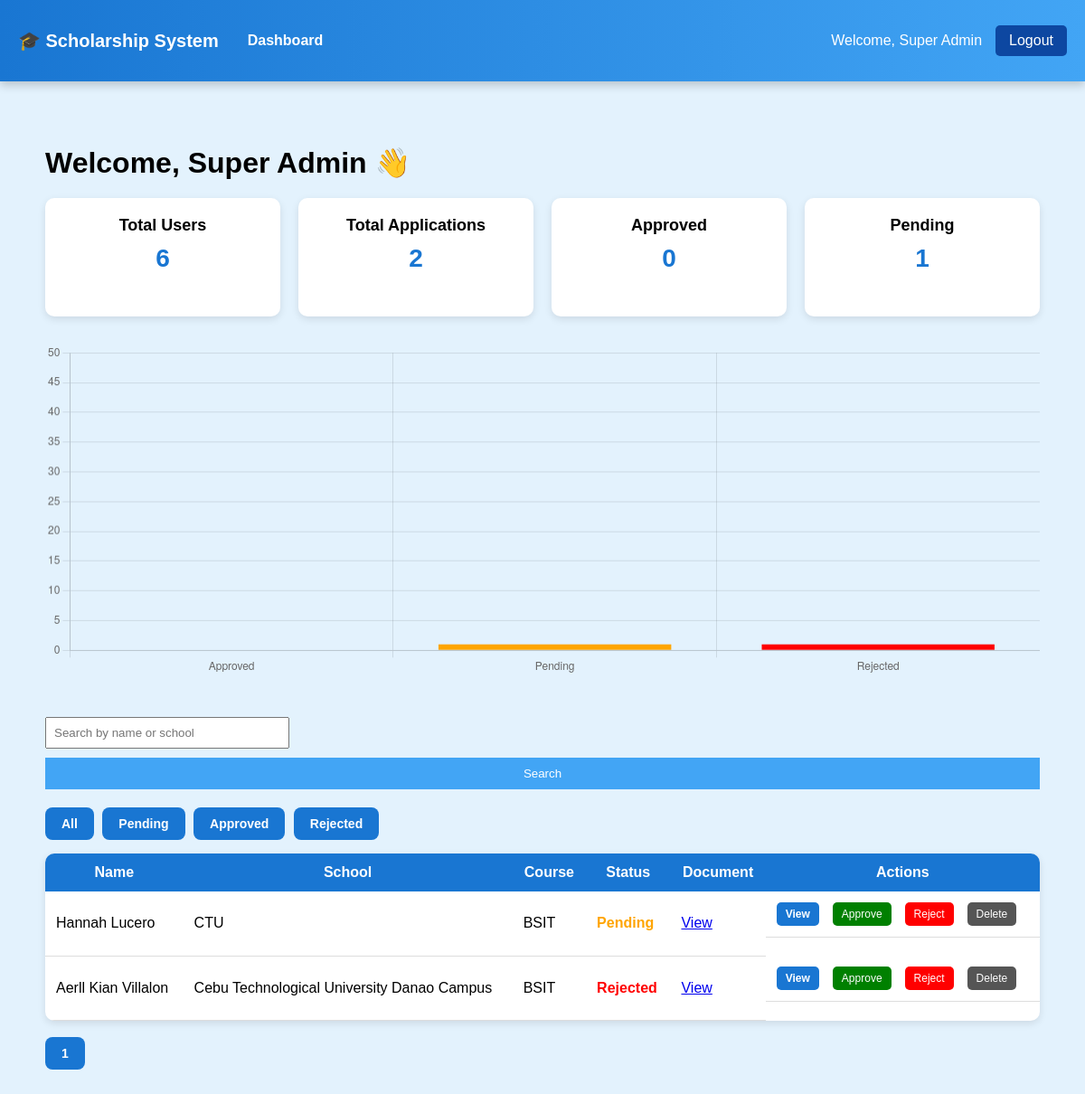
The app's page /admin_dashboard.php (signed in) with its own data.
### tables this page shows
CREATE TABLE `applications` (
  `id` int(11) NOT NULL,
  `user_id` int(11) DEFAULT NULL,
  `fullname` varchar(100) DEFAULT NULL,
  `contact` varchar(50) DEFAULT NULL,
  `email` varchar(100) DEFAULT NULL,
  `address` text DEFAULT NULL,
  `school` varchar(100) DEFAULT NULL,
  `course` varchar(100) DEFAULT NULL,
  `year_level` varchar(20) DEFAULT NULL,
  `gpa` varchar(10) DEFAULT NULL,
  `parent_occupation` varchar(100) DEFAULT NULL,
  `family_income` varchar(50) DEFAULT NULL,
  `essay` text DEFAULT NULL,
  `goals` text DEFAULT NULL,
  `document` varchar(255) DEFAULT NULL,
  `created_at` timestamp NOT NULL DEFAULT current_timestamp(),
  `status` varchar(20) NOT NULL DEFAULT 'Pending'
);

### admin_dashboard.php (the view, shortened to what this page needs)
<?php
$conn = new mysqli("localhost", "root", "", "scholarship_db");
$search = isset($_GET['search']) ? $_GET['search'] : "";
$statusFilter = isset($_GET['status']) ? $_GET['status'] : "";
$whereStatus = "";
$limit = 5;
$page = isset($_GET['page']) ? intval($_GET['page']) : 1;
$start = ($page - 1) * $limit;
$totalQuery = $conn->query("
    SELECT COUNT(*) as count FROM applications
    WHERE (fullname LIKE '%$search%' OR school LIKE '%$search%')
    $whereStatus
");
$totalRows = $totalQuery->fetch_assoc()['count'];
$totalPages = ceil($totalRows / $limit);
$applications = $conn->query("
    SELECT * FROM applications
    WHERE (fullname LIKE '%$search%' OR school LIKE '%$search%')
    $whereStatus
    ORDER BY created_at DESC
    LIMIT $start, $limit
");
$totalUsers = $conn->query("SELECT COUNT(*) as count FROM users")->fetch_assoc()['count'];
$totalApplications = $conn->query("SELECT COUNT(*) as count FROM applications")->fetch_assoc()['count'];
$approvedCount = $conn->query("SELECT COUNT(*) as count FROM applications WHERE status='Approved'")->fetch_assoc()['count'];
$pendingCount = $conn->query("SELECT COUNT(*) as count FROM applications WHERE status='Pending'")->fetch_assoc()['count'];
$rejectedCount = $conn->query("SELECT COUNT(*) as count FROM applications WHERE status='Rejected'")->fetch_assoc()['count'];
?>
<!DOCTYPE html>
<html>
<head>
    <link rel="stylesheet" href="style.css">
</head>
<body>
<div class="topnav">
    <div class="nav-left">
        <h2>🎓 Scholarship System</h2>
        <a href="admin_dashboard.php">Dashboard</a>
    </div>
    <div class="nav-right">
        <span>Welcome, <?php echo $_SESSION['fullname']; ?></span>
        <a href="logout.php" class="logout-btn">Logout</a>
    </div>
</div>
<div class="main">
    <h1>Welcome, <?php echo $_SESSION['fullname']; ?> 👋</h1>
    <div class="cards">
        <div class="card">
            <h3>Total Users</h3>
            <p><?php echo $totalUsers; ?></p>
        </div>
        <div class="card">
            <h3>Total Applications</h3>
            <p><?php echo $totalApplications; ?></p>
        </div>
        <div class="card">
            <h3>Approved</h3>
            <p><?php echo $approvedCount; ?></p>
        </div>
        <div class="card">
            <h3>Pending</h3>
            <p><?php echo $pendingCount; ?></p>
        </div>
    </div>
    <canvas id="appChart" height="100"></canvas>
    <script>
new Chart(document.getElementById("appChart"), {
    type: 'bar',
    data: {
        labels: ["Approved", "Pending", "Rejected"],
        datasets: [{
            label: "Applications",
            data: [
                <?php echo (int)$approvedCount; ?>,
                <?php echo (int)$pendingCount; ?>,
                <?php echo (int)$rejectedCount; ?>
            ],
            backgroundColor: ["green", "orange", "red"]
        }]
    },
    options: {
        animation: {
            duration: 1500,
            easing: 'easeOutBounce'
        },
        scales: {
            y: {
                beginAtZero: true,       // bars start at 0
                suggestedMax: 50,        // ensures y-axis goes at least up to 50
                ticks: {
                    precision: 0
                }
            }
        },
        plugins: {
            legend: {
                display: false
            }
        }
    }
});
</script>
    <br><br>
    <form class="search-box" method="GET">
        <input type="text" name="search" placeholder="Search by name or school" value="<?php echo $search; ?>">
        <button type="submit">Search</button>
    </form>
    <div class="filters">
        <a class="btn" href="?">All</a>
        <a class="btn" href="?status=Pending">Pending</a>
        <a class="btn" href="?status=Approved">Approved</a>
        <a class="btn" href="?status=Rejected">Rejected</a>
    </div>
    <table>
        <tr>
            <th>Name</th>
            <th>School</th>
            <th>Course</th>
            <th>Status</th>
            <th>Document</th>
            <th>Actions</th>
        </tr>
        <?php while($row = $applications->fetch_assoc()): ?>
        <tr>
            <td><?php echo $row['fullname']; ?></td>
            <td><?php echo $row['school']; ?></td>
            <td><?php echo $row['course']; ?></td>
            <td class="status-<?php echo strtolower($row['status']); ?>">
                <?php echo $row['status']; ?>
            </td>
            <td>
                <?php if($row['document']): ?>
                    <a href="uploads/<?php echo $row['document']; ?>" target="_blank">View</a>
                <?php else: ?>
                    No File
                <?php endif; ?>
            </td>
            <td class="actions">
                <a class="btn" onclick="openModal(
                    '<?php echo addslashes($row['fullname']); ?>',
                    '<?php echo addslashes($row['email']); ?>',
                    '<?php echo addslashes($row['school']); ?>',
                    '<?php echo addslashes($row['course']); ?>',
                    '<?php echo addslashes($row['essay']); ?>',
                )">View</a>
                <a class="approve" href="?approve=<?php echo $row['id']; ?>">Approve</a>
                <a class="reject" href="?reject=<?php echo $row['id']; ?>">Reject</a>
                <a class="delete" href="?delete=<?php echo $row['id']; ?>"
                   onclick="return confirm('Delete this application?')">Delete</a>
            </td>
        </tr>
        <?php endwhile; ?>
    </table>
    <br>
    <?php for($i=1; $i<=$totalPages; $i++): ?>
        <a class="btn" href="?page=<?php echo $i; ?>&search=<?php echo $search; ?>&status=<?php echo $statusFilter; ?>">
            <?php echo $i; ?>
        </a>
    <?php endfor; ?>
</div>
</body>
</html>

### style.css (style rules this page uses)
body { font-family: Arial; margin: 0; background: #e3f2fd; }
.btn { background: #64b5f6; padding: 10px 20px; color: white; text-decoration: none; border-radius: 5px; }
input { width: 100%; padding: 10px; margin: 10px 0; }
button { width: 100%; padding: 10px; background: #42a5f5; color: white; border: none; }
.btn { display: inline-block; padding: 10px 20px; background: #1976d2; color: white; text-decoration: none; border-radius: 5px; }
.cards { display: flex; gap: 20px; margin-bottom: 30px; }
.card { background: white; padding: 20px; flex: 1; border-radius: 10px; box-shadow: 0 3px 8px rgba(0,0,0,0.1); text-align: center; }
.card h3 { margin: 0; font-size: 18px; }
.card p { font-size: 28px; font-weight: bold; margin-top: 10px; color: #1976d2; }
table { width: 100%; background: white; border-collapse: collapse; border-radius: 10px; overflow: hidden; box-shadow: 0 3px 8px rgba(0,0,0,0.1); }
table th { background: #1976d2; color: white; padding: 12px; }
table td { padding: 12px; border-bottom: 1px solid #ddd; }
.status-pending { color: orange; font-weight: bold; }
.status-rejected { color: red; font-weight: bold; }
.actions a { padding: 6px 10px; border-radius: 5px; font-size: 12px; text-decoration: none; color: white; margin-right: 5px; }
.approve { background: green; }
.reject { background: red; }
.delete { background: #555; }
.search-box { margin-bottom: 20px; }
.search-box input { width: 250px; padding: 8px; }
.main h1 { margin-bottom: 20px; }
.filters { margin-bottom: 15px; }
.filters a { margin-right: 5px; }
.topnav { width: 100%; max-width: 100vw; background: linear-gradient(90deg, #1976d2, #42a5f5); color: white; display: flex; justify-content: space-between; align-items: center; padding: 0 20px; height: 90px; box-shadow: 0 4px 10px rgba(0,0,0,0.2); position: fixed; top: 0; left: 0; z-index: 1000; box-sizing: border-box; }
.nav-left { display: flex; align-items: center; gap: 20px; }
.nav-left h2 { margin: 0; font-size: 20px; }
.nav-left a { color: white; text-decoration: none; font-weight: bold; padding: 8px 12px; border-radius: 5px; transition: 0.3s; }
.nav-right { display: flex; align-items: center; gap: 15px; }
.logout-btn { background: #0d47a1; padding: 8px 15px; border-radius: 5px; color: white; text-decoration: none; transition: 0.3s; }
.main { margin-top: 90px; padding: 50px; }
.actions { margin-bottom: 20px; display: flex; gap: 10px; flex-wrap: wrap; }
.btn { display: inline-block; padding: 10px 18px; border-radius: 8px; font-weight: 600; text-decoration: none; font-size: 14px; transition: all 0.3s ease; }

### records on screen
applications: fullname "Hannah Lucero", school "CTU", course "BSIT", status "Pending"
applications: fullname "Aerll Kian Villalon", school "Cebu Technological University Danao Campus", course "BSIT", status "Rejected"

### other values on screen
$_SESSION['fullname'] "Super Admin"
$totalUsers "6"
$totalApplications "2"
$approvedCount "0"
$pendingCount "1"
chart data {{ $approvedCount }} 0
chart data {{ $pendingCount }} 1
chart data {{ $rejectedCount }} 1
